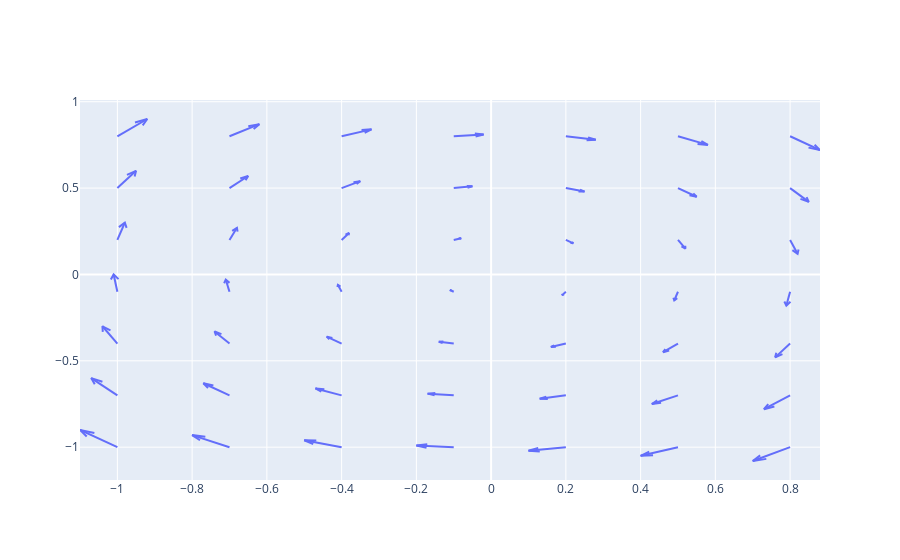

The code cell stored with this chart in its notebook:
### Code cell
fig = ff.create_quiver(X, Y, dx, dy)
fig.show()

### Figure 1 — Plotly figure (JSON) as saved in the notebook; plotly's stock layout.template omitted (floating-point values rounded to 4 significant figures; data arrays with more than 128 entries replaced by an {"elided": "..."} marker saying what was removed)
{"data": [{"mode": "lines", "type": "scatter", "x": {"elided": "343 float values"}, "y": {"elided": "343 float values"}}], "layout": {"autosize": true, "hovermode": "closest", "xaxis": {"autorange": true, "range": [-1.1, 0.88], "type": "linear"}, "yaxis": {"autorange": true, "range": [-1.19, 1.01], "type": "linear"}}}
